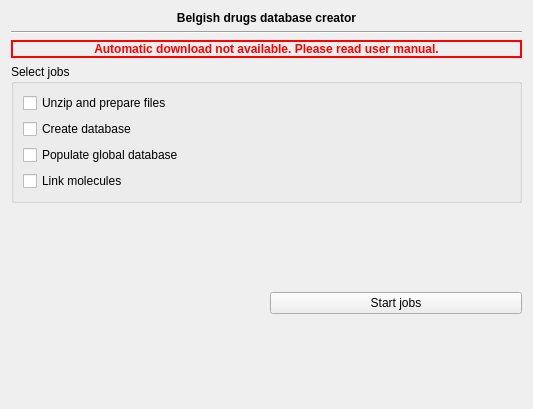
<?xml version="1.0" encoding="UTF-8"?>
<ui version="4.0">
 <class>DrugsDbCreator::BelgishDrugsDatabase</class>
 <widget class="QWidget" name="DrugsDbCreator::BelgishDrugsDatabase">
  <property name="geometry">
   <rect>
    <x>0</x>
    <y>0</y>
    <width>533</width>
    <height>409</height>
   </rect>
  </property>
  <property name="windowTitle">
   <string>Form</string>
  </property>
  <layout class="QGridLayout" name="gridLayout_2">
   <item row="0" column="0" colspan="2">
    <widget class="QLabel" name="label">
     <property name="font">
      <font>
       <weight>75</weight>
       <bold>true</bold>
      </font>
     </property>
     <property name="text">
      <string>Belgish drugs database creator</string>
     </property>
     <property name="alignment">
      <set>Qt::AlignCenter</set>
     </property>
    </widget>
   </item>
   <item row="3" column="0" colspan="2">
    <widget class="QLabel" name="label_2">
     <property name="palette">
      <palette>
       <active>
        <colorrole role="WindowText">
         <brush brushstyle="SolidPattern">
          <color alpha="255">
           <red>255</red>
           <green>0</green>
           <blue>0</blue>
          </color>
         </brush>
        </colorrole>
       </active>
       <inactive>
        <colorrole role="WindowText">
         <brush brushstyle="SolidPattern">
          <color alpha="255">
           <red>255</red>
           <green>0</green>
           <blue>0</blue>
          </color>
         </brush>
        </colorrole>
       </inactive>
       <disabled>
        <colorrole role="WindowText">
         <brush brushstyle="SolidPattern">
          <color alpha="255">
           <red>69</red>
           <green>69</green>
           <blue>69</blue>
          </color>
         </brush>
        </colorrole>
       </disabled>
      </palette>
     </property>
     <property name="font">
      <font>
       <weight>75</weight>
       <bold>true</bold>
      </font>
     </property>
     <property name="frameShape">
      <enum>QFrame::Box</enum>
     </property>
     <property name="lineWidth">
      <number>2</number>
     </property>
     <property name="text">
      <string>Automatic download not available. Please read user manual.</string>
     </property>
     <property name="alignment">
      <set>Qt::AlignCenter</set>
     </property>
     <property name="wordWrap">
      <bool>true</bool>
     </property>
     <property name="margin">
      <number>0</number>
     </property>
     <property name="indent">
      <number>-1</number>
     </property>
    </widget>
   </item>
   <item row="4" column="0" colspan="2">
    <widget class="QGroupBox" name="groupBox">
     <property name="title">
      <string>Select jobs</string>
     </property>
     <layout class="QGridLayout" name="gridLayout">
      <item row="0" column="0">
       <widget class="QCheckBox" name="unzip">
        <property name="text">
         <string>Unzip and prepare files</string>
        </property>
       </widget>
      </item>
      <item row="2" column="0">
       <widget class="QCheckBox" name="populate">
        <property name="text">
         <string>Populate global database </string>
        </property>
       </widget>
      </item>
      <item row="3" column="0">
       <widget class="QCheckBox" name="linkMols">
        <property name="text">
         <string>Link molecules</string>
        </property>
       </widget>
      </item>
      <item row="1" column="0">
       <widget class="QCheckBox" name="createDb">
        <property name="text">
         <string>Create database</string>
        </property>
       </widget>
      </item>
     </layout>
    </widget>
   </item>
   <item row="5" column="0">
    <spacer name="verticalSpacer">
     <property name="orientation">
      <enum>Qt::Vertical</enum>
     </property>
     <property name="sizeHint" stdset="0">
      <size>
       <width>20</width>
       <height>40</height>
      </size>
     </property>
    </spacer>
   </item>
   <item row="5" column="1">
    <widget class="QPushButton" name="startJobs">
     <property name="text">
      <string>Start jobs</string>
     </property>
    </widget>
   </item>
   <item row="2" column="0" colspan="2">
    <widget class="Line" name="line">
     <property name="orientation">
      <enum>Qt::Horizontal</enum>
     </property>
    </widget>
   </item>
  </layout>
 </widget>
 <resources/>
 <connections/>
</ui>
